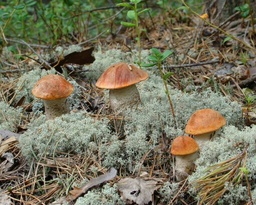
#> input picture APPPROACHHHOOOG/16.jpg, 256 x 205 px, shrunk from 960 x 768 before the run
$ python main.py
#> lines starting #> are read from the running program, lines starting #| are printed output that depends on the picture; after the words box and inside, x2 and y2 are one past the last pixel; in counts of white or black regions, pixels touching at a corner belong together
### APPPROACHHHOOOG/DBSCAN.py
import numpy as np
class DBSCAN:
    def __init__(self, epsilon, min_pts):
        self.epsilon = epsilon
        self.min_pts = min_pts
        self.clusters = []
        self.noise = []
        self.center = []

    @staticmethod
    def _euclidean_distance(point1, point2):
        return np.sqrt(np.sum((point1 - point2) ** 2))

    def _get_neighbors(self, dataset, point):
        neighbors = []
        for index, candidate in enumerate(dataset):
            if self._euclidean_distance(point, candidate) < self.epsilon:
                neighbors.append(index)
        return neighbors

    def fit(self, dataset):
        visited = [False] * len(dataset)
        for index in range(len(dataset)):
            if not visited[index]:
                visited[index] = True
                neighbors = self._get_neighbors(dataset, dataset[index])
                if len(neighbors) < self.min_pts:
                    self.noise.append(index)
                else:
                    self._expand_cluster(dataset, visited, index, neighbors)
                    # self.center.append(index)
        return self.clusters, self.noise

    def _expand_cluster(self, dataset, visited, index, neighbors):
        self.clusters.append([index])
        i = 0
        while i < len(neighbors):
            next_index = neighbors[i]
            if not visited[next_index]:
                visited[next_index] = True
                next_neighbors = self._get_neighbors(dataset, dataset[next_index])
                if len(next_neighbors) >= self.min_pts:
                    neighbors += next_neighbors
            cluster_indices = [i for cluster in self.clusters for i in cluster]
            if next_index not in cluster_indices:
                self.clusters[-1].append(next_index)
            i += 1

### APPPROACHHHOOOG/main.py
import numpy as np
import matplotlib.pyplot as plt
import matplotlib.image as mpimg
from skimage.transform import resize
from skimage.feature import hog
from skimage.color import rgb2gray
from DBSCAN import DBSCAN

mage = mpimg.imread(f'16.jpg')
#> mage is the input picture: shape (205, 256, 3); mean R, G, B 118.3, 114.5, 91.2
plt.imshow(mage)
plt.show()


def distance2(x, y):
    #d = np.sqrt(((x - y) ** 2).sum()) #euclid
    #d = np.max(np.abs(x-y)) # cheb
    d =  np.sum((np.abs(x-y))) # manh
    return d

def distance_base(x, y):
    d = np.sqrt(((x - y) ** 2).sum())
    return d

def perecolor(img):
    whidith = np.shape(img)[0]
    length = np.shape(img)[1]
    nw = np.copy(img)
    for i in range(whidith):
        for j in range(length):
            if (i==0 or i==(whidith-1)) or (j==0 or j==(length-1) or i==1 or i==(whidith-2)) or (j==1 or j==(length-2) or i==2 or i==(whidith-3)) or (j==2 or j==(length-3)):
                nw[i,j] = [0,0,255]
    return nw

def lengst (clst, mane):
    bg = 0
    for i in clst:
        if distance_base(i,mane)>bg:
            bg = distance_base(i,mane)
    return bg


def RBF(X, Y, gamma):
    if gamma == None:
        gamma = 1.0 / X.shape[1]

    # RBF
    K = np.exp(-gamma * np.sum((X - Y) ** 2, axis=-1))

    return K

def dfk(coef,Xex,vectors,gam,bet):
    k = np.sign(np.sum(coef*RBF(Xex,vectors,gam)) + bet)
    return k

ethalon = [200,40,40]
ethalon1 = [160,90,80]
ethalon2 = [190,140,130]
ethalon3 = [240,120,12]
ethalon4 = [229,149,98]
ethalon5 = [97,55,73]
ethalon6 = [214,137,149]
ethalon7 = [234,180,101]
ethalon8 = [196,139,65]
ethalon9 = [116,73,41]


age = mage.copy()
coor = []
for  i in range (np.shape(age)[0]):
    for j in range (np.shape(age)[1]):
        if distance2(age[i][j],ethalon) < 80 or distance2(age[i][j],ethalon1) < 30 or distance2(age[i][j],ethalon2) < 30 or distance2(age[i][j],ethalon3) < 35 or distance2(age[i][j],ethalon4) < 20 or distance2(age[i][j],ethalon5) < 20 or distance2(age[i][j],ethalon6) < 20 or distance2(age[i][j],ethalon7) < 40 or distance2(age[i][j],ethalon7) < 40 or distance2(age[i][j],ethalon9) < 20:
            age[i][j] = [0,0,255]
            coor.append([i,j])
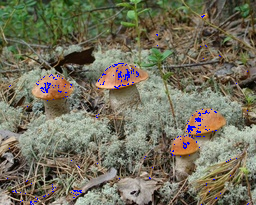
#> age: shape (205, 256, 3); 0.99% of pixels changed, all inside (x1, y1, x2, y2) = (7, 15, 249, 205)
coor = np.array(coor)

dbscan = DBSCAN(epsilon=10, min_pts=20)
clusters, noise = dbscan.fit(coor)

means = []
for i in clusters:
    means.append(np.mean(np.array(coor[i]),axis=0))
means = np.int32(means)

sd = []
for i, ft in enumerate(clusters):
    sd.append(lengst(coor[ft],means[i])/10)

gag = []
ga = mage.copy()
a = 10 # ширина
b = 50# длинна вниз
b2 =10 # длина вверх
for i,j in enumerate(means):
    #ga[j[0]-a*np.int32(np.ceil(sd[i])):j[0]+a*np.int32(np.ceil(sd[i])),j[1]-a*np.int32(np.ceil(sd[i])):j[1]+a*np.int32(np.ceil(sd[i]))] = perecolor(mage[j[0]-a*np.int32(np.ceil(sd[i])):j[0]+a*np.int32(np.ceil(sd[i])),j[1]-a*np.int32(np.ceil(sd[i])):j[1]+a*np.int32(np.ceil(sd[i]))])
    ga[j[0]-a*2:j[0]+a*np.int32(np.ceil(sd[i]))+20,j[1]-a*np.int32(np.ceil(sd[i])):j[1]+a*np.int32(np.ceil(sd[i]))] = perecolor(mage[j[0]-a*2:j[0]+a*np.int32(np.ceil(sd[i]))+20,j[1]-a*np.int32(np.ceil(sd[i])):j[1]+a*np.int32(np.ceil(sd[i]))])
    gag.append(mage[j[0]-a*2:j[0]+a*np.int32(np.ceil(sd[i])),j[1]-a*np.int32(np.ceil(sd[i])):j[1]+a*np.int32(np.ceil(sd[i]))])
#> this loop made 4 passes
#> pass 1, in perecolor, `nw = np.copy(img)`:
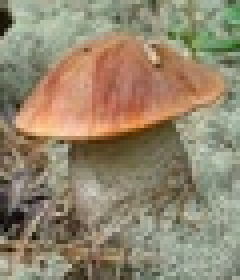
#> nw: shape (70, 60, 3) (shown 4 times larger); mean of channels 0, 1, 2 147.4, 134.4, 110.5; drawn as R, G, B
#> pass 2, in perecolor (call 2), `nw = np.copy(img)`:
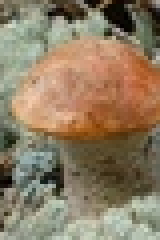
#> nw: shape (60, 40, 3) (shown 4 times larger); mean of channels 0, 1, 2 141.7, 124.3, 99.1; drawn as R, G, B
#> pass 3, in perecolor (call 3), `nw = np.copy(img)`:
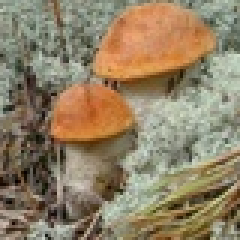
#> nw: shape (80, 80, 3) (shown 3 times larger); mean of channels 0, 1, 2 144.7, 128.5, 101.2; drawn as R, G, B
#> after the loop:
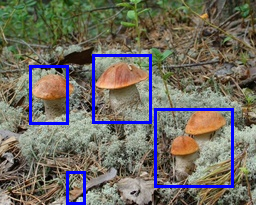
#> ga: shape (205, 256, 3); 4.8% of pixels changed, all inside (x1, y1, x2, y2) = (29, 54, 234, 205)
plt.imshow(ga)
plt.show()


gamma_r = 0.01
#beta_r = np.array([-0.92401939])
#beta_r = np.array([-0.58926533])
beta_r = np.array([-2.15165203])
dual_coef_r = np.loadtxt('model.dual_coef_r.txt')
#> (the run stopped early here; a loop or call above may not have finished)
